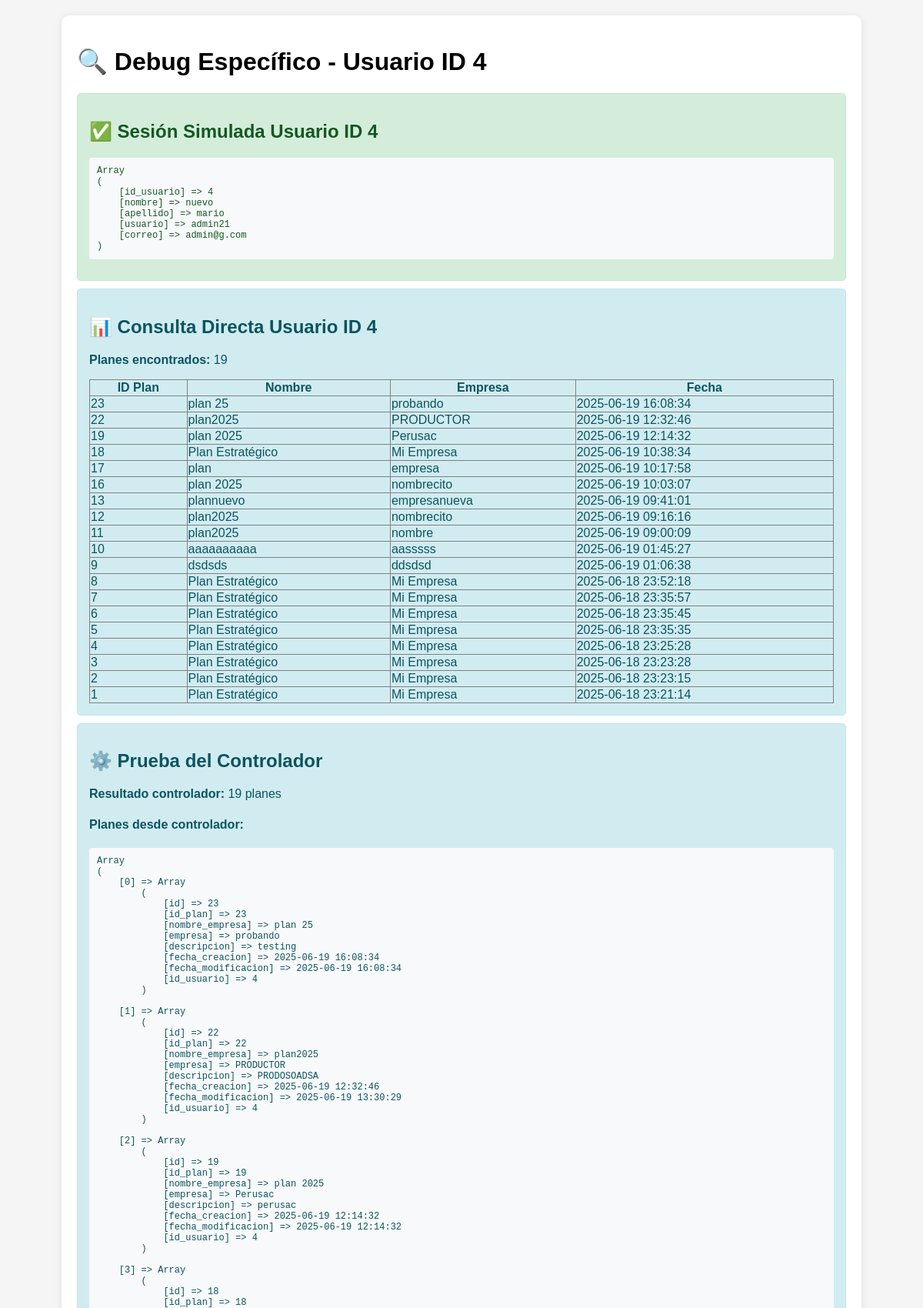
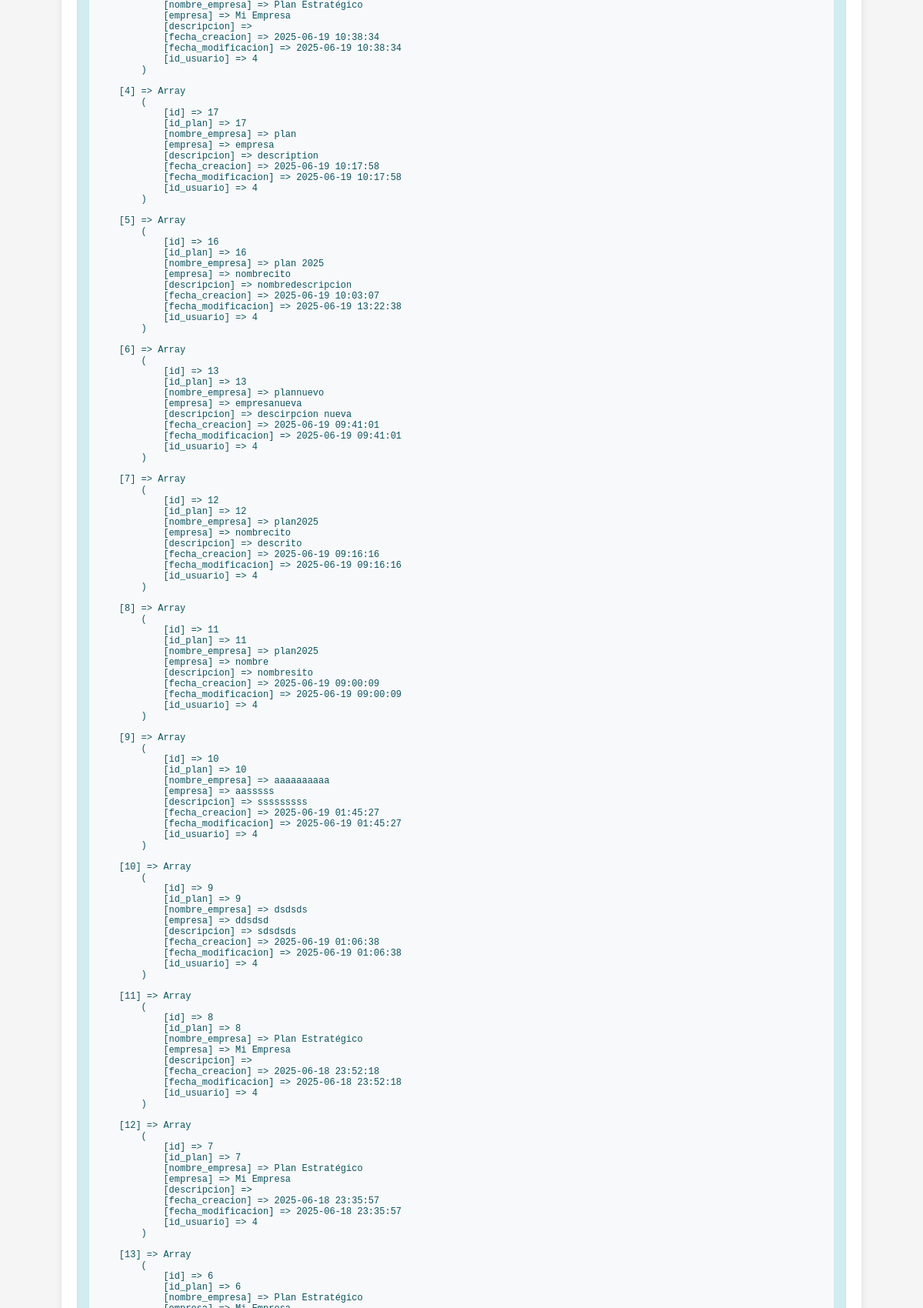
Screenshot of /Vista/debug_usuario_4.php (upper part) with the database file from the repository (2 pictures, top to bottom).
### tables this page shows
CREATE TABLE IF NOT EXISTS `tb_plan_estrategico` (
  `id_plan` int(11) NOT NULL AUTO_INCREMENT,
  `id_usuario` int(11) NOT NULL,
  `nombre_plan` varchar(255) NOT NULL,
  `empresa` varchar(255) NOT NULL,
  `descripcion` text DEFAULT NULL,
  `fecha_creacion` datetime DEFAULT current_timestamp(),
  `fecha_modificacion` datetime DEFAULT current_timestamp() ON UPDATE current_timestamp(),
  `estado` enum('borrador','completado','archivado') DEFAULT 'borrador',
  `logo_empresa` varchar(255) DEFAULT NULL,
  PRIMARY KEY (`id_plan`),
  KEY `idx_usuario` (`id_usuario`),
  CONSTRAINT `fk_plan_usuario` FOREIGN KEY (`id_usuario`) REFERENCES `tb_usuario` (`id_usuario`) ON DELETE CASCADE
);

### Controllers/PlanEstrategicoController.php (called while the page is built, shortened)
<?php
class PlanEstrategicoController {
      private function getConexion() {
        try {
            $dsn = "mysql:host=localhost;dbname=plan_estrategico;charset=utf8";
            $pdo = new PDO($dsn, "root", "");
            $pdo->setAttribute(PDO::ATTR_ERRMODE, PDO::ERRMODE_EXCEPTION);
            $pdo->setAttribute(PDO::ATTR_AUTOCOMMIT, false);
            return $pdo;
        } catch (PDOException $e) {
            error_log("PlanEstrategicoController::getConexion - Error de conexión: " . $e->getMessage());
            throw new Exception("Error de conexión a la base de datos: " . $e->getMessage());
        }
    }
      public function obtenerPlanesUsuario($id_usuario = null) {
        try {
            $pdo = $this->getConexion();
            error_log("PlanEstrategicoController::obtenerPlanesUsuario - Buscando planes para usuario ID: " . $id_usuario);            $stmt = $pdo->prepare("
                SELECT
                    p.id_plan as id,
                    p.id_plan,
                    p.nombre_plan as nombre_empresa,
                    p.empresa,
                    p.descripcion,
                    p.fecha_creacion,
                    p.fecha_modificacion,
                    p.id_usuario
                FROM tb_plan_estrategico p
                WHERE p.id_usuario = ?
                ORDER BY p.fecha_creacion DESC
            ");
            $stmt->execute([$id_usuario]);
            $planes = $stmt->fetchAll(PDO::FETCH_ASSOC);
            return $planes;
        } catch (Exception $e) {
            error_log("Error al obtener planes del usuario: " . $e->getMessage());
            return [];
        }
    }
}

### Vista/debug_usuario_4.php (the view, shortened to what this page needs)
<!DOCTYPE html>
<html lang="es">
<head>
</head>
<body>
    <div class="container">
        <h1>🔍 Debug Específico - Usuario ID 4</h1>
        <?php
        try {
            require_once '../Controllers/PlanEstrategicoController.php';
            $conexion = new clsConexion();
            $pdo = $conexion->getConexion();
            $controller = new PlanEstrategicoController();
            echo '<div class="success">';
            echo '<h2>✅ Sesión Simulada Usuario ID 4</h2>';
            echo '<pre>' . print_r($_SESSION['user'], true) . '</pre>';
            echo '</div>';
            echo '<div class="info">';
            echo '<h2>📊 Consulta Directa Usuario ID 4</h2>';
            $stmt = $pdo->prepare("SELECT * FROM tb_plan_estrategico WHERE id_usuario = 4 ORDER BY fecha_creacion DESC");
            $stmt->execute();
            $planes_directos = $stmt->fetchAll(PDO::FETCH_ASSOC);
            echo "<p><strong>Planes encontrados:</strong> " . count($planes_directos) . "</p>";
            if (count($planes_directos) > 0) {
                echo '<table border="1" style="width:100%; border-collapse: collapse;">';
                echo '<tr><th>ID Plan</th><th>Nombre</th><th>Empresa</th><th>Fecha</th></tr>';
                foreach ($planes_directos as $plan) {
                    echo '<tr>';
                    echo '<td>' . $plan['id_plan'] . '</td>';
                    echo '<td>' . ($plan['nombre_plan'] ?? 'N/A') . '</td>';
                    echo '<td>' . ($plan['empresa'] ?? 'N/A') . '</td>';
                    echo '<td>' . ($plan['fecha_creacion'] ?? 'N/A') . '</td>';
                    echo '</tr>';
                }
                echo '</table>';
            }
            echo '</div>';
            echo '<div class="info">';
            echo '<h2>⚙️ Prueba del Controlador</h2>';
            try {
                $planes_controlador = $controller->obtenerPlanesUsuario(4);
                echo "<p><strong>Resultado controlador:</strong> " . (is_array($planes_controlador) ? count($planes_controlador) . ' planes' : 'Error') . "</p>";
                if (is_array($planes_controlador) && count($planes_controlador) > 0) {
                    echo '<h4>Planes desde controlador:</h4>';
                    echo '<pre>' . print_r($planes_controlador, true) . '</pre>';
                } else {
                    echo '<p class="error">❌ El controlador no devolvió planes</p>';
                }
            } catch (Exception $e) {
                echo '<p class="error">❌ Error en controlador: ' . $e->getMessage() . '</p>';
            }
            echo '</div>';
        } catch (Exception $e) {
            echo '<div class="error">';
            echo '<h2>❌ Error en Debug</h2>';
            echo '<p>' . $e->getMessage() . '</p>';
            echo '</div>';
        }
        ?>
    </div>
</body>
</html>

### Vista/debug_usuario_4.php (style rules this page uses)
body { font-family: Arial, sans-serif; margin: 20px; background-color: #f5f5f5; }
.container { max-width: 1000px; margin: 0 auto; background: white; padding: 20px; border-radius: 10px; box-shadow: 0 2px 10px rgba(0,0,0,0.1); }
.success { background-color: #d4edda; border: 1px solid #c3e6cb; color: #155724; padding: 15px; border-radius: 5px; margin: 10px 0; }
.info { background-color: #d1ecf1; border: 1px solid #bee5eb; color: #0c5460; padding: 15px; border-radius: 5px; margin: 10px 0; }
pre { background-color: #f8f9fa; padding: 10px; border-radius: 4px; overflow-x: auto; font-size: 12px; }

### rows the page displays
tb_plan_estrategico: id_plan "23", nombre_plan "plan 25", empresa "probando", fecha_creacion "2025-06-19 16:08:34"
tb_plan_estrategico: id_plan "22", nombre_plan "plan2025", empresa "PRODUCTOR", fecha_creacion "2025-06-19 12:32:46"
tb_plan_estrategico: id_plan "19", nombre_plan "plan 2025", empresa "Perusac", fecha_creacion "2025-06-19 12:14:32"
tb_plan_estrategico: id_plan "18", nombre_plan "Plan Estratégico", empresa "Mi Empresa", fecha_creacion "2025-06-19 10:38:34"
tb_plan_estrategico: id_plan "17", nombre_plan "plan", empresa "empresa", fecha_creacion "2025-06-19 10:17:58"
tb_plan_estrategico: id_plan "16", nombre_plan "plan 2025", empresa "nombrecito", fecha_creacion "2025-06-19 10:03:07"
tb_plan_estrategico: id_plan "13", nombre_plan "plannuevo", empresa "empresanueva", fecha_creacion "2025-06-19 09:41:01"
tb_plan_estrategico: id_plan "12", nombre_plan "plan2025", empresa "nombrecito", fecha_creacion "2025-06-19 09:16:16"
tb_plan_estrategico: id_plan "11", nombre_plan "plan2025", empresa "nombre", fecha_creacion "2025-06-19 09:00:09"
tb_plan_estrategico: id_plan "10", nombre_plan "aaaaaaaaaa", empresa "aasssss", fecha_creacion "2025-06-19 01:45:27"
tb_plan_estrategico: id_plan "9", nombre_plan "dsdsds", empresa "ddsdsd", fecha_creacion "2025-06-19 01:06:38"
tb_plan_estrategico: id_plan "8", nombre_plan "Plan Estratégico", empresa "Mi Empresa", fecha_creacion "2025-06-18 23:52:18"
tb_plan_estrategico: id_plan "7", nombre_plan "Plan Estratégico", empresa "Mi Empresa", fecha_creacion "2025-06-18 23:35:57"
tb_plan_estrategico: id_plan "6", nombre_plan "Plan Estratégico", empresa "Mi Empresa", fecha_creacion "2025-06-18 23:35:45"
tb_plan_estrategico: id_plan "5", nombre_plan "Plan Estratégico", empresa "Mi Empresa", fecha_creacion "2025-06-18 23:35:35"
tb_plan_estrategico: id_plan "4", nombre_plan "Plan Estratégico", empresa "Mi Empresa", fecha_creacion "2025-06-18 23:25:28"
tb_plan_estrategico: id_plan "3", nombre_plan "Plan Estratégico", empresa "Mi Empresa", fecha_creacion "2025-06-18 23:23:28"
tb_plan_estrategico: id_plan "2", nombre_plan "Plan Estratégico", empresa "Mi Empresa", fecha_creacion "2025-06-18 23:23:15"
tb_plan_estrategico: id_plan "1", nombre_plan "Plan Estratégico", empresa "Mi Empresa", fecha_creacion "2025-06-18 23:21:14"

### other values shown
print_r($_SESSION['user'], true) "Array ( [id_usuario] => 4 [nombre] => nuevo [apellido] => mario [usuario] => admin21 [correo] => admin@g.com )"
count($planes_directos) "19"
count($planes_controlador) "19"
